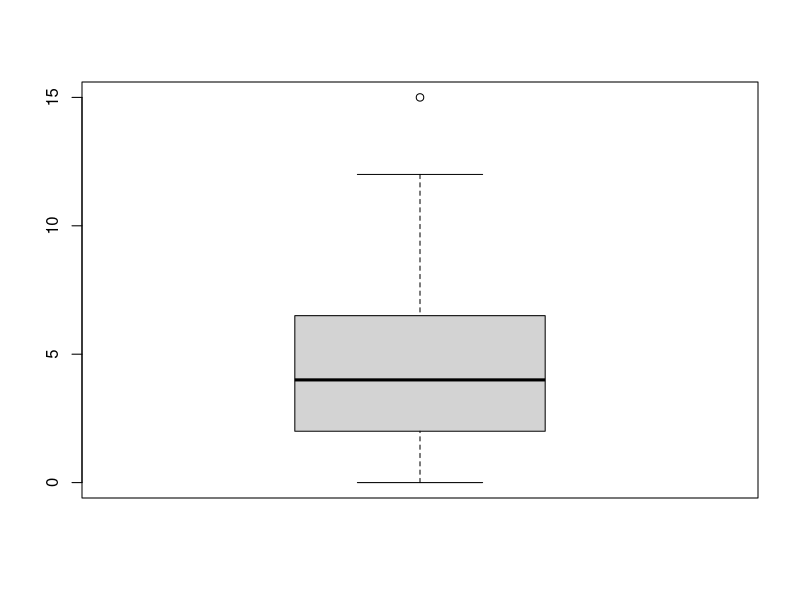
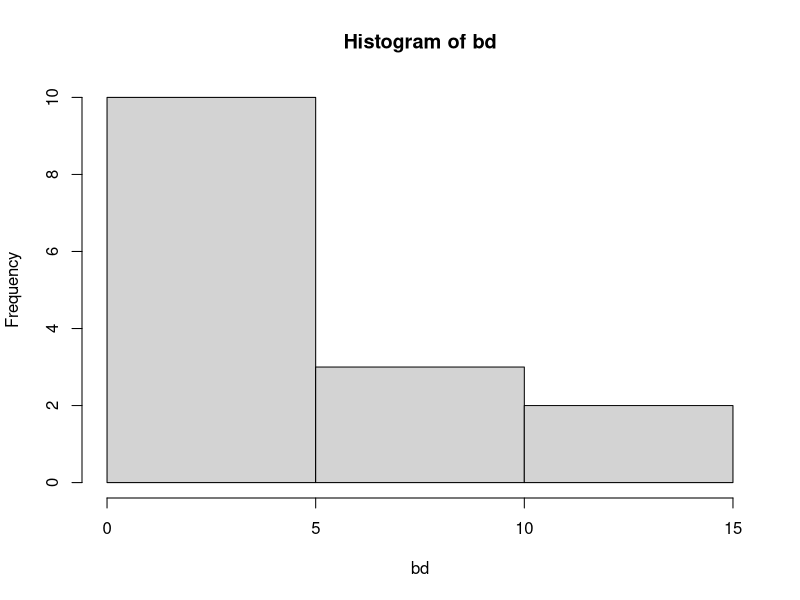
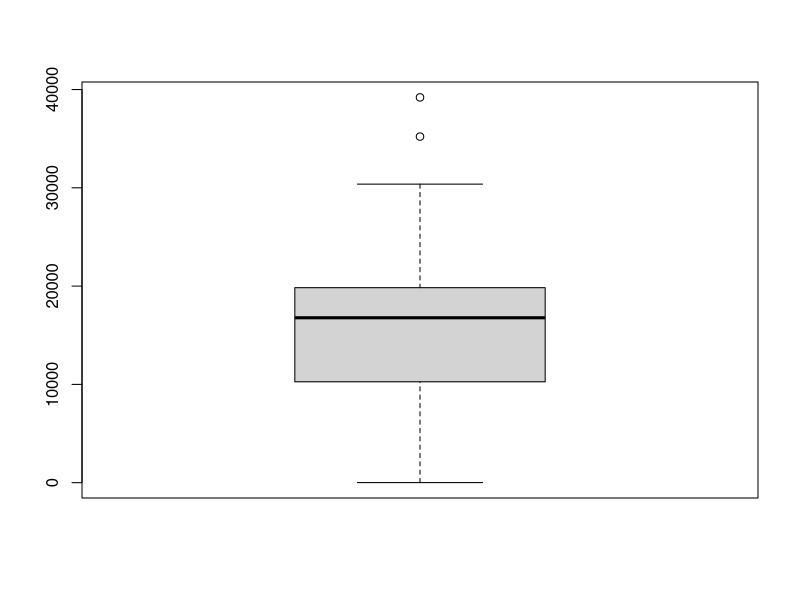
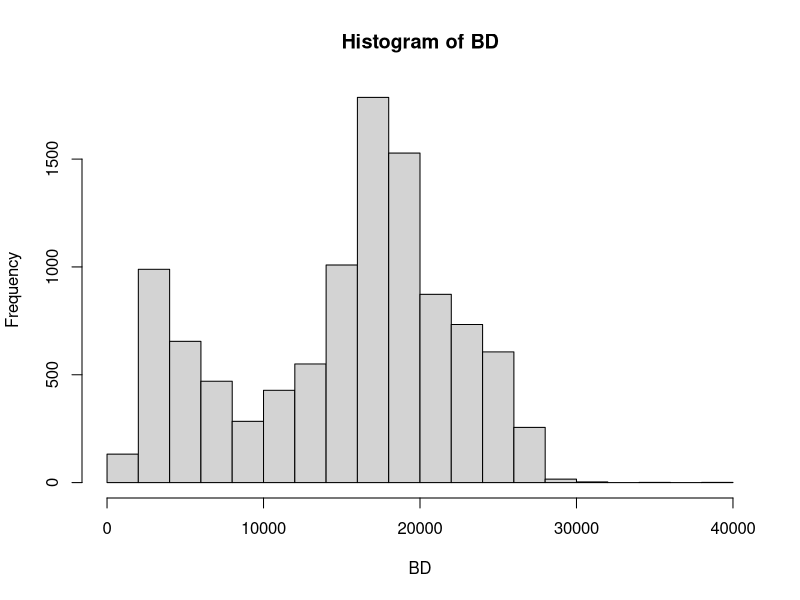

The R script that drew these images, in order:
#LISTA

print('#########################  LISTA  ######################')
bd<- c(5,6,4,1,3,2,2,3,5,2,0,8,12,7,15)
print(bd)

#Fórmulas

media <- function(x){coef<-sum(x)/length(x)
return(coef)}

mediana <- function(x) {
   x <- sort(x)
   if (length(x) %% 2 == 0) {
     e1 <- x[length(x) %/% 2]
     e2 <- x[(length(x) %/% 2) + 1]
     return((e1 + e2) / 2)
   } else {
       return(x[(length(x) %/% 2) + 1])
     }
 }

varianciaP<-function(x){
  soma = 0
  for( i in 1:length(x)){
    soma <- soma + (x[i]- media(x))**2}
  soma1 <- soma/length(x)
  return (soma1)}

varianciaA<-function(x){
  soma = 0
  for(i in 1:length(x)){
    soma = soma + (x[i]- media(x))**2}
  soma1 = soma/(length(x)-1)
  return(soma1)}

desvioPP<-function(x){
  soma=0
  for(i in 1:length(x)){
    soma = soma + (x[i]- media(x))**2}
  V = (soma/length(x))**0.5
  return(V)
}

desvioPA<-function(x){
  soma = 0
  for (i in 1:length(x)){
    soma = soma + (x[i]- media(x))**2}
  v = (soma/(length(x) - 1))**0.5
return (v)}

coefVP <- function(x){
  c = (desvioPP(x)/media(x))*100
  return(c)
}

coefVA <- function(x){
  c = (desvioPA(x)/media(x))*100
  return(c)
}

q1 <- function(x){
  x<-sort(x)
  m<-mediana(x)
  while(max(x)>=m){
    x <- x [-which.max(x)]
  }
  return(mediana(x))
}
q2 <- function(x){
  m<-mediana(x)
  return(m)
}

q3 <- function(x){
  x<-sort(x)
  m<-mediana(x)
  while(min(x)<=m){
    x <- x [-which.min(x)]
  }
  return(mediana(x))
}

#Funções pré definidas

print('#################  Funções pré definidas  ##################')
cat('Lista:')
print(bd)
print('Média:')
mean(bd)
print('Mediana:')
median(bd)
va<-var(bd)
vp<- var(bd)*(length(bd)-1)/length(bd) 
print('Variância Amostral:')
print(va)
print('Variância Populacional:')
print(vp)
print('Desvio de Padrão Amostral:')
sd(bd)
sdp<-function(x){s<-sqrt((length(bd)-1)/length(bd)) * sd(bd)
      return(s)}
print('Desvio de padrão populacional:')
sdp(bd)
cva <- function(x){coef<-sd(x)/mean(x)*100
return(coef)}
cvp <- function(x){coef<-sdp(x)/mean(x)*100
        return(coef)}

print('Coeficiente de Variação Amostral:')
cva(bd)
print('Coeficiente de Variação Populacional:')
cvp(bd)
print('Quartis:')
quantile(bd)
boxplot(bd)
hist(bd)


# FEITA POR MIM

print('###############  Feito por mim  ##################')
print('Média:')
media(bd)
print('Mediana:')
mediana(bd)
print('Variância Amostral:')
varianciaA(bd)
print('Variância Populacional:')
varianciaP(bd)
print('Desvio de Padrão Amostral:')
desvioPA(bd)
print('Coeficiente de Variação Populacional:')
desvioPP(bd)
print('Coeficiente de Variação Amostral:')
coefVA(bd)
print('Coeficiente de Variação Populacional:')
coefVP(bd)
print('Quartis')
q1(bd)
q2(bd)
q3(bd)
# OPERAÇÔES COM O ARQUIVO CSV
print('##############  OPERAÇÔES COM O ARQUIVO CSV  ###########')

print('##################  FUNÇÕES PRÉ DEFINIDAS  #############')
df<-read.csv("dataset.csv")  
BD<-df$value
print('Média:')
mean(BD)
print('Mediana:')
median(BD)
va<-var(BD)
vp<- var(BD)*(length(BD)-1)/length(BD) 
print('Variância Amostral:')
print(va)
print('Variância Populacional:')
print(vp)
print('Desvio de Padrão Amostral:')
sd(BD)
sdp<-function(x){s<-sqrt((length(BD)-1)/length(BD)) * sd(BD)
      return(s)}
print('Desvio de padrão populacional:')
sdp(BD)
cva <- function(x){coef<-sd(x)/mean(x)*100
return(coef)}
cvp <- function(x){coef<-sdp(x)/mean(x)*100
        return(coef)}

print('Coeficiente de Variação Amostral:')
cva(BD)
print('Coeficiente de Variação Populacional:')
cvp(BD)
print('Quartis:')
quantile(BD)
boxplot(BD)
hist(BD)
print('###############  Feito por mim  ##################')
print('Média:')
media(BD)
print('Mediana:')
mediana(BD)
print('Variância Amostral:')
varianciaA(BD)
print('Variância Populacional:')
varianciaP(BD)
print('Desvio de Padrão Amostral:')
desvioPA(BD)
print('Coeficiente de Variação Populacional:')
desvioPP(BD)
print('Coeficiente de Variação Amostral:')
coefVA(BD)
print('Coeficiente de Variação Populacional:')
coefVP(BD)
print('Quartis')
print(q1(BD))
print(q2(BD))
print(q3(BD))